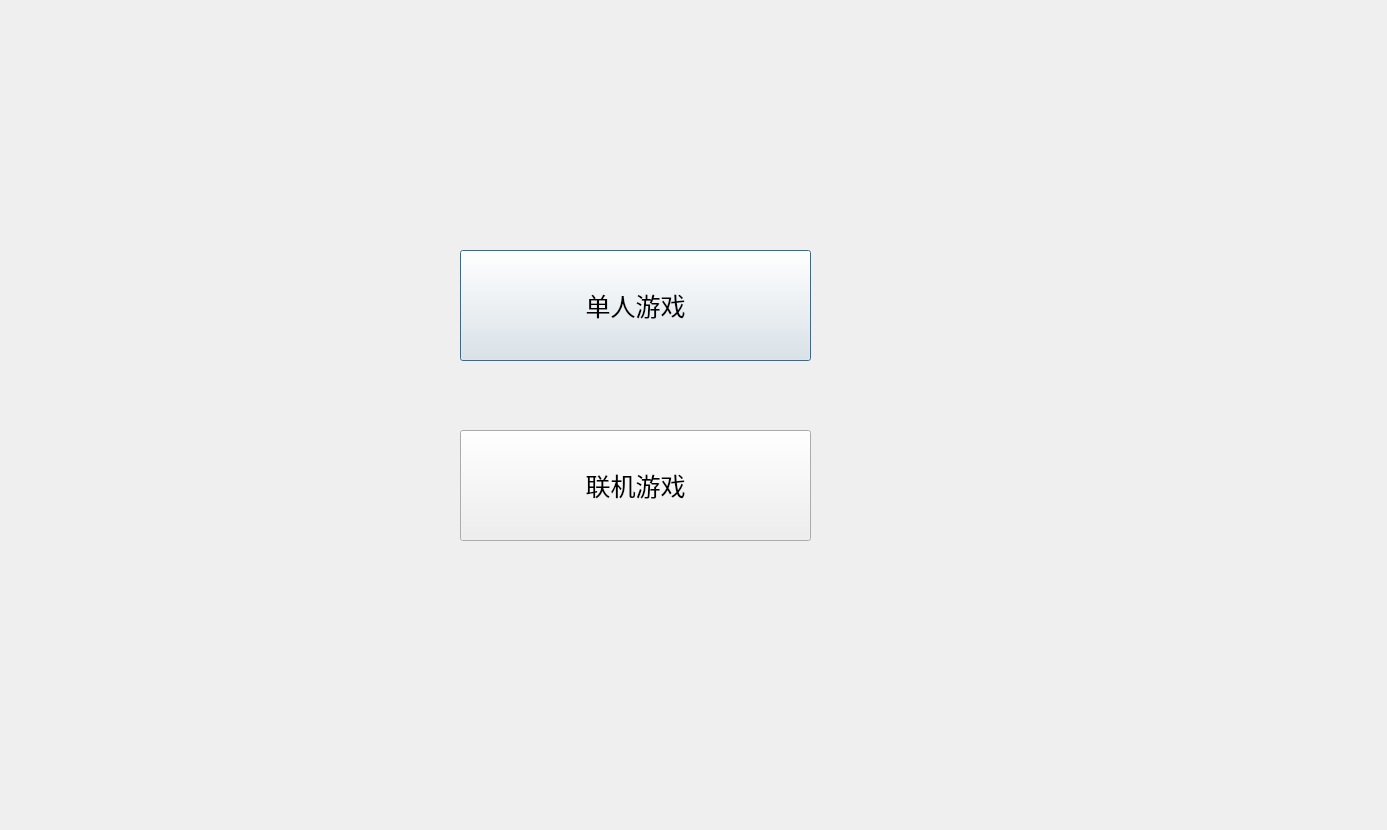
<?xml version="1.0" encoding="UTF-8"?>
<ui version="4.0">
 <class>mainbegin</class>
 <widget class="QDialog" name="mainbegin">
  <property name="geometry">
   <rect>
    <x>0</x>
    <y>0</y>
    <width>1387</width>
    <height>830</height>
   </rect>
  </property>
  <property name="windowTitle">
   <string>Dialog</string>
  </property>
  <widget class="QPushButton" name="single">
   <property name="geometry">
    <rect>
     <x>460</x>
     <y>250</y>
     <width>351</width>
     <height>111</height>
    </rect>
   </property>
   <property name="font">
    <font>
     <family>Playbill</family>
     <pointsize>19</pointsize>
     <bold>false</bold>
    </font>
   </property>
   <property name="text">
    <string>单人游戏</string>
   </property>
   <property name="iconSize">
    <size>
     <width>20</width>
     <height>20</height>
    </size>
   </property>
  </widget>
  <widget class="QPushButton" name="online">
   <property name="geometry">
    <rect>
     <x>460</x>
     <y>430</y>
     <width>351</width>
     <height>111</height>
    </rect>
   </property>
   <property name="font">
    <font>
     <family>Playbill</family>
     <pointsize>19</pointsize>
     <bold>false</bold>
    </font>
   </property>
   <property name="text">
    <string>联机游戏</string>
   </property>
   <property name="iconSize">
    <size>
     <width>20</width>
     <height>20</height>
    </size>
   </property>
  </widget>
 </widget>
 <resources/>
 <connections/>
</ui>
